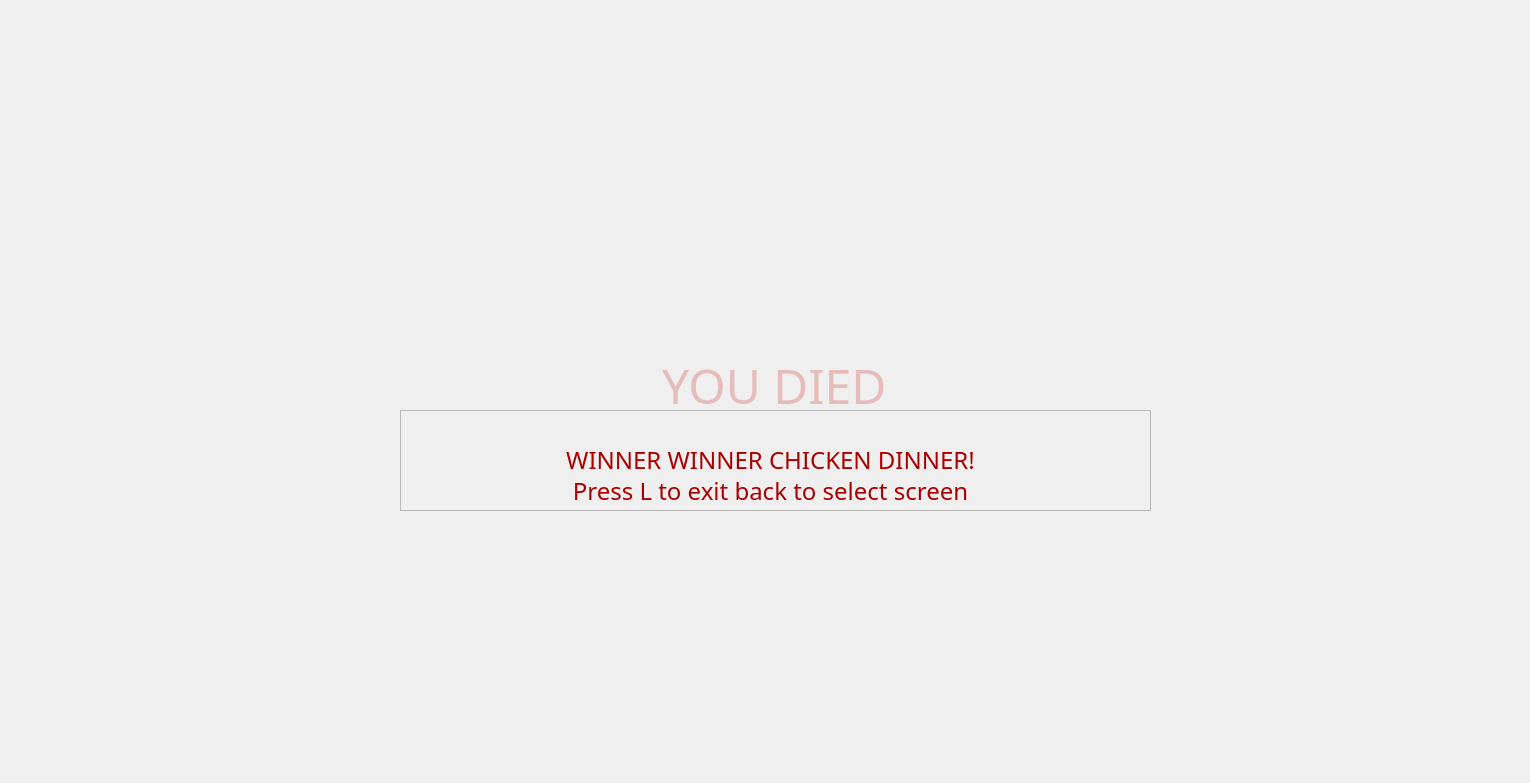
<?xml version="1.0" encoding="UTF-8"?>
<ui version="4.0">
 <class>MainWindow</class>
 <widget class="QMainWindow" name="MainWindow">
  <property name="geometry">
   <rect>
    <x>0</x>
    <y>0</y>
    <width>1530</width>
    <height>783</height>
   </rect>
  </property>
  <property name="windowTitle">
   <string>Maze</string>
  </property>
  <property name="styleSheet">
   <string notr="true"/>
  </property>
  <widget class="QWidget" name="centralwidget">
   <widget class="QLabel" name="lbl_player">
    <property name="geometry">
     <rect>
      <x>60</x>
      <y>528</y>
      <width>51</width>
      <height>101</height>
     </rect>
    </property>
    <property name="styleSheet">
     <string notr="true"/>
    </property>
    <property name="text">
     <string/>
    </property>
    <property name="pixmap">
     <pixmap>../../images/friend.png</pixmap>
    </property>
   </widget>
   <widget class="QLabel" name="lbl_plat">
    <property name="geometry">
     <rect>
      <x>0</x>
      <y>630</y>
      <width>300</width>
      <height>51</height>
     </rect>
    </property>
    <property name="styleSheet">
     <string notr="true"/>
    </property>
    <property name="text">
     <string/>
    </property>
    <property name="pixmap">
     <pixmap>../../images/floor.png</pixmap>
    </property>
   </widget>
   <widget class="QLabel" name="lbl_dead">
    <property name="geometry">
     <rect>
      <x>470</x>
      <y>340</y>
      <width>621</width>
      <height>91</height>
     </rect>
    </property>
    <property name="font">
     <font>
      <family>Matura MT Script Capitals</family>
      <pointsize>36</pointsize>
      <italic>false</italic>
      <bold>false</bold>
     </font>
    </property>
    <property name="styleSheet">
     <string notr="true">color: qlineargradient(spread:pad, x1:0, y1:0, x2:1, y2:1, stop:0 rgba(200, 6, 0, 55), stop:1 rgba(200, 6, 0, 55));
font: 36pt &quot;Matura MT Script Capitals&quot;;</string>
    </property>
    <property name="text">
     <string>YOU DIED </string>
    </property>
    <property name="alignment">
     <set>Qt::AlignCenter</set>
    </property>
   </widget>
   <widget class="QLabel" name="lbl_platv">
    <property name="geometry">
     <rect>
      <x>370</x>
      <y>700</y>
      <width>131</width>
      <height>20</height>
     </rect>
    </property>
    <property name="text">
     <string/>
    </property>
    <property name="pixmap">
     <pixmap>../../images/moving_platform.png</pixmap>
    </property>
    <property name="scaledContents">
     <bool>true</bool>
    </property>
   </widget>
   <widget class="QLabel" name="lbl_win">
    <property name="geometry">
     <rect>
      <x>1482</x>
      <y>270</y>
      <width>49</width>
      <height>91</height>
     </rect>
    </property>
    <property name="styleSheet">
     <string notr="true"/>
    </property>
    <property name="text">
     <string/>
    </property>
    <property name="pixmap">
     <pixmap>../../images/flagpole.png</pixmap>
    </property>
   </widget>
   <widget class="QFrame" name="lbl_winner">
    <property name="geometry">
     <rect>
      <x>400</x>
      <y>410</y>
      <width>751</width>
      <height>101</height>
     </rect>
    </property>
    <property name="frameShape">
     <enum>QFrame::StyledPanel</enum>
    </property>
    <property name="frameShadow">
     <enum>QFrame::Raised</enum>
    </property>
    <widget class="QLabel" name="lbl_1">
     <property name="geometry">
      <rect>
       <x>-10</x>
       <y>40</y>
       <width>761</width>
       <height>20</height>
      </rect>
     </property>
     <property name="font">
      <font>
       <family>Bahnschrift SemiCondensed</family>
       <pointsize>18</pointsize>
       <italic>false</italic>
       <bold>false</bold>
      </font>
     </property>
     <property name="styleSheet">
      <string notr="true">color: rgb(170, 0, 0);
font: 18pt &quot;Bahnschrift SemiCondensed&quot;;</string>
     </property>
     <property name="text">
      <string>WINNER WINNER CHICKEN DINNER!</string>
     </property>
     <property name="alignment">
      <set>Qt::AlignCenter</set>
     </property>
    </widget>
    <widget class="QLabel" name="lbl_2">
     <property name="geometry">
      <rect>
       <x>-10</x>
       <y>70</y>
       <width>761</width>
       <height>21</height>
      </rect>
     </property>
     <property name="font">
      <font>
       <family>Bahnschrift SemiCondensed</family>
       <pointsize>18</pointsize>
       <italic>false</italic>
       <bold>false</bold>
      </font>
     </property>
     <property name="styleSheet">
      <string notr="true">color: rgb(170, 0, 0);
font: 18pt &quot;Bahnschrift SemiCondensed&quot;;</string>
     </property>
     <property name="text">
      <string>Press L to exit back to select screen</string>
     </property>
     <property name="alignment">
      <set>Qt::AlignCenter</set>
     </property>
    </widget>
   </widget>
   <widget class="QLabel" name="label">
    <property name="geometry">
     <rect>
      <x>250</x>
      <y>380</y>
      <width>51</width>
      <height>251</height>
     </rect>
    </property>
    <property name="text">
     <string/>
    </property>
    <property name="pixmap">
     <pixmap>../../images/fake_floor_f.png</pixmap>
    </property>
    <property name="scaledContents">
     <bool>false</bool>
    </property>
   </widget>
   <widget class="QLabel" name="lbl_plat_2">
    <property name="geometry">
     <rect>
      <x>0</x>
      <y>330</y>
      <width>300</width>
      <height>51</height>
     </rect>
    </property>
    <property name="styleSheet">
     <string notr="true"/>
    </property>
    <property name="text">
     <string/>
    </property>
    <property name="pixmap">
     <pixmap>../../images/floor.png</pixmap>
    </property>
   </widget>
   <widget class="QLabel" name="lbl_plat_3">
    <property name="geometry">
     <rect>
      <x>250</x>
      <y>380</y>
      <width>51</width>
      <height>119</height>
     </rect>
    </property>
    <property name="styleSheet">
     <string notr="true"/>
    </property>
    <property name="text">
     <string/>
    </property>
    <property name="pixmap">
     <pixmap>../../images/floor_f.png</pixmap>
    </property>
   </widget>
   <widget class="QLabel" name="lbl_plat_4">
    <property name="geometry">
     <rect>
      <x>630</x>
      <y>310</y>
      <width>121</width>
      <height>51</height>
     </rect>
    </property>
    <property name="styleSheet">
     <string notr="true"/>
    </property>
    <property name="text">
     <string/>
    </property>
    <property name="pixmap">
     <pixmap>../../images/floor.png</pixmap>
    </property>
   </widget>
   <widget class="QLabel" name="label_2">
    <property name="geometry">
     <rect>
      <x>730</x>
      <y>310</y>
      <width>205</width>
      <height>51</height>
     </rect>
    </property>
    <property name="styleSheet">
     <string notr="true"/>
    </property>
    <property name="text">
     <string/>
    </property>
    <property name="pixmap">
     <pixmap>../../images/fake_floor.png</pixmap>
    </property>
   </widget>
   <widget class="QLabel" name="lbl_plat_5">
    <property name="geometry">
     <rect>
      <x>1060</x>
      <y>210</y>
      <width>151</width>
      <height>51</height>
     </rect>
    </property>
    <property name="styleSheet">
     <string notr="true"/>
    </property>
    <property name="text">
     <string/>
    </property>
    <property name="pixmap">
     <pixmap>../../images/floor.png</pixmap>
    </property>
   </widget>
   <widget class="QLabel" name="lbl_plat_6">
    <property name="geometry">
     <rect>
      <x>1362</x>
      <y>360</y>
      <width>201</width>
      <height>51</height>
     </rect>
    </property>
    <property name="styleSheet">
     <string notr="true"/>
    </property>
    <property name="text">
     <string/>
    </property>
    <property name="pixmap">
     <pixmap>../../images/floor.png</pixmap>
    </property>
   </widget>
   <widget class="QLabel" name="lbl_plat_7">
    <property name="geometry">
     <rect>
      <x>1442</x>
      <y>190</y>
      <width>131</width>
      <height>61</height>
     </rect>
    </property>
    <property name="styleSheet">
     <string notr="true"/>
    </property>
    <property name="text">
     <string/>
    </property>
    <property name="scaledContents">
     <bool>true</bool>
    </property>
   </widget>
   <widget class="QLabel" name="lbl_plat_8">
    <property name="geometry">
     <rect>
      <x>1292</x>
      <y>250</y>
      <width>71</width>
      <height>161</height>
     </rect>
    </property>
    <property name="styleSheet">
     <string notr="true">`</string>
    </property>
    <property name="text">
     <string/>
    </property>
    <property name="scaledContents">
     <bool>true</bool>
    </property>
   </widget>
   <widget class="QLabel" name="lbl_platk">
    <property name="geometry">
     <rect>
      <x>1460</x>
      <y>170</y>
      <width>111</width>
      <height>20</height>
     </rect>
    </property>
    <property name="text">
     <string/>
    </property>
   </widget>
   <widget class="QLabel" name="lbl_platk_2">
    <property name="geometry">
     <rect>
      <x>1270</x>
      <y>250</y>
      <width>20</width>
      <height>151</height>
     </rect>
    </property>
    <property name="text">
     <string/>
    </property>
   </widget>
   <widget class="QLabel" name="label_16">
    <property name="geometry">
     <rect>
      <x>0</x>
      <y>0</y>
      <width>1530</width>
      <height>800</height>
     </rect>
    </property>
    <property name="text">
     <string notr="true"/>
    </property>
    <property name="pixmap">
     <pixmap>../../images/sky.png</pixmap>
    </property>
   </widget>
   <widget class="QLabel" name="lbl_plat_9">
    <property name="geometry">
     <rect>
      <x>940</x>
      <y>50</y>
      <width>41</width>
      <height>301</height>
     </rect>
    </property>
    <property name="styleSheet">
     <string notr="true">`</string>
    </property>
    <property name="text">
     <string/>
    </property>
    <property name="scaledContents">
     <bool>true</bool>
    </property>
   </widget>
   <zorder>label_16</zorder>
   <zorder>lbl_player</zorder>
   <zorder>lbl_dead</zorder>
   <zorder>lbl_platv</zorder>
   <zorder>lbl_plat</zorder>
   <zorder>lbl_win</zorder>
   <zorder>lbl_winner</zorder>
   <zorder>label</zorder>
   <zorder>lbl_plat_2</zorder>
   <zorder>lbl_plat_3</zorder>
   <zorder>label_2</zorder>
   <zorder>lbl_plat_4</zorder>
   <zorder>lbl_plat_5</zorder>
   <zorder>lbl_plat_6</zorder>
   <zorder>lbl_plat_7</zorder>
   <zorder>lbl_plat_8</zorder>
   <zorder>lbl_platk</zorder>
   <zorder>lbl_platk_2</zorder>
   <zorder>lbl_plat_9</zorder>
  </widget>
 </widget>
 <resources/>
 <connections/>
 <slots>
  <slot>home()</slot>
 </slots>
</ui>
